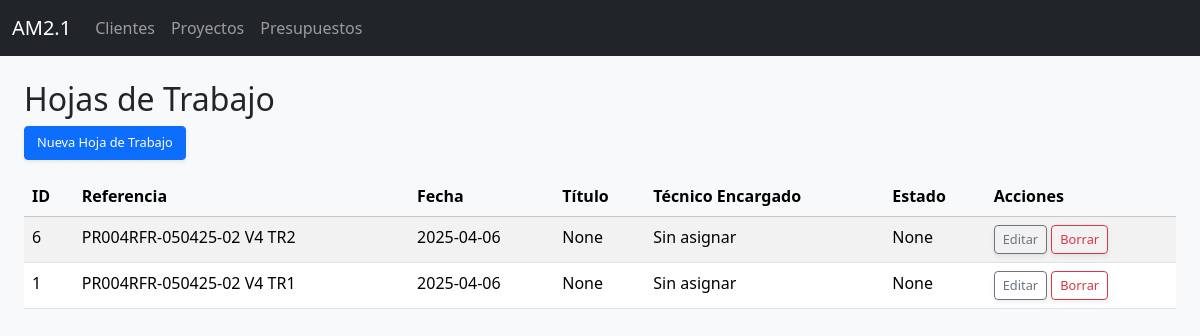
Page /hojas_trabajo on the earlier database version.
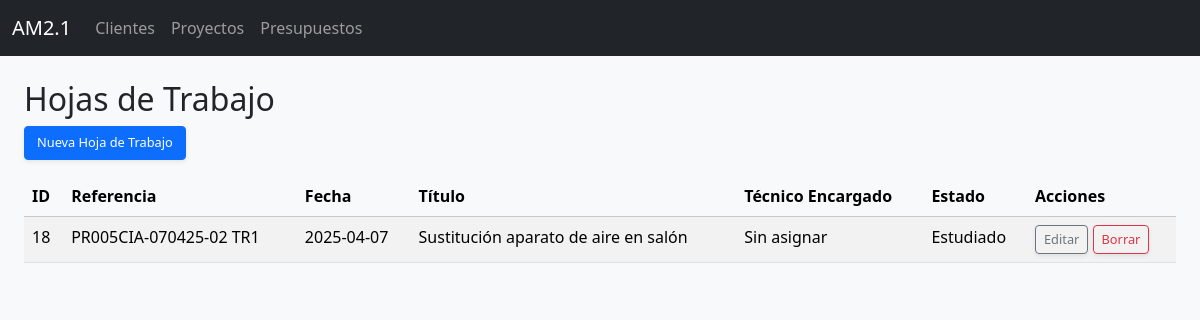
Same page on the later database version.
### tables this page shows
CREATE TABLE hojas_trabajo (
            id INTEGER PRIMARY KEY AUTOINCREMENT,
            id_proyecto INTEGER NOT NULL,
            referencia TEXT NOT NULL,
            fecha TEXT NOT NULL,
            tipo_via TEXT,
            nombre_via TEXT,
            numero_via TEXT,
            puerta TEXT,
            codigo_postal TEXT,
            poblacion TEXT,
            titulo TEXT,
            notas TEXT,
            tecnico_encargado TEXT,
            aprobacion TEXT,
            fecha_aprobacion TEXT,
            estado TEXT,
            FOREIGN KEY (id_proyecto) REFERENCES proyectos(id) ON DELETE CASCADE
        );

### hojas_trabajo.py (the view)
@hojas_trabajo_bp.route("/hojas_trabajo")
def listar_hojas():
    hojas = db.execute_query("""
        SELECT h.*, pr.nombre_proyecto, cl.nombre AS cliente,
            COALESCE(h.tecnico_encargado,
                (SELECT tecnico_encargado FROM presupuestos WHERE id_proyecto = h.id_proyecto ORDER BY id DESC LIMIT 1)
            ) AS tecnico_encargado
        FROM hojas_trabajo h
        JOIN proyectos pr ON h.id_proyecto = pr.id
        JOIN clientes cl ON pr.id_cliente = cl.id
        ORDER BY h.id DESC
    """, fetch=True)
    return render_template("hojas_trabajo_list.html", hojas=hojas)

### dbhelper.py (called while the page is built)
    def execute_query(self, query, params=(), fetch=False, fetchone=False):
        with sqlite3.connect(self.db_path) as conn:
            conn.row_factory = sqlite3.Row  # Permite acceder a columnas por nombre
            cursor = conn.cursor()
            cursor.execute(query, params)
            result = None
            if fetch:
                result = cursor.fetchall()
            elif fetchone:
                result = cursor.fetchone()
            else:
                result = cursor.lastrowid
            conn.commit()
        return result

### templates/hojas_trabajo_list.html
{% extends "layout.html" %}
{% block content %}
<div class="container-fluid mt-4">
  <h2>Hojas de Trabajo</h2>
  <a href="{{ url_for('hojas_trabajo_bp.nuevo_hoja_trabajo') }}" class="btn btn-primary mb-3">
    Nueva Hoja de Trabajo
  </a>
  <table class="table table-striped w-100">
    <thead class="table-light">
      <tr>
        <th>ID</th>
        <th>Referencia</th>
        <th>Fecha</th>
        <th>Título</th>
        <th>Técnico Encargado</th>
        <th>Estado</th>
        <th>Acciones</th>
      </tr>
    </thead>
    <tbody>
      {% for hoja in hojas %}
      <tr>
        <td>{{ hoja.id }}</td>
        <td>{{ hoja.referencia }}</td>
        <td>{{ hoja.fecha }}</td>
        <td>{{ hoja.titulo }}</td>
        <td>{{ hoja.tecnico_encargado or "Sin asignar" }}</td>
        <td>{{ hoja.estado }}</td>
        <td>
          <a href="{{ url_for('hojas_trabajo_bp.editar_hoja_trabajo', id=hoja.id) }}" class="btn btn-sm btn-outline-secondary">Editar</a>
          <form action="{{ url_for('hojas_trabajo_bp.borrar_hoja_trabajo', id=hoja.id) }}" method="post" style="display:inline;">
            <button type="submit" class="btn btn-sm btn-outline-danger" onclick="return confirm('¿Está seguro de borrar esta hoja de trabajo?');">Borrar</button>
          </form>
        </td>
      </tr>
      {% else %}
      <tr>
        <td colspan="7" class="text-center">No se encontraron hojas de trabajo.</td>
      </tr>
      {% endfor %}
    </tbody>
  </table>
</div>
{% endblock %}

Differences in the rows shown:
removed hojas_trabajo: id "6", referencia "PR004RFR-050425-02 V4 TR2", fecha "2025-04-06", titulo "None", tecnico_encargado "Sin asignar", estado "None"
removed hojas_trabajo: id "1", referencia "PR004RFR-050425-02 V4 TR1", fecha "2025-04-06", titulo "None", tecnico_encargado "Sin asignar", estado "None"
added hojas_trabajo: id "18", referencia "PR005CIA-070425-02 TR1", fecha "2025-04-07", titulo "Sustitución aparato de aire en salón", tecnico_encargado "Sin asignar", estado "Estudiado"
